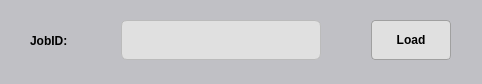
<?xml version="1.0" encoding="UTF-8"?>
<ui version="4.0">
 <class>Dialog</class>
 <widget class="QDialog" name="Dialog">
  <property name="geometry">
   <rect>
    <x>0</x>
    <y>0</y>
    <width>482</width>
    <height>84</height>
   </rect>
  </property>
  <property name="windowTitle">
   <string>Dialog</string>
  </property>
  <property name="styleSheet">
   <string notr="true">QDialog {
    background-color: #c0c0c5;
    color: #000000; 
    font-family: &quot;Segoe UI&quot;, &quot;Arial&quot;, sans-serif;
    font-size: 11pt;
}

QLabel {
    color: #000000; 
    font-weight: 500;
}

QLineEdit {
    background-color: #e0e0e0; 
    border: 1px solid #bbbbbb; 
    border-radius: 6px;
    padding: 5px 8px;
    color: #000000; 
    selection-background-color: #a0aaff; 
    selection-color: #ffffff;
}

QLineEdit:focus {
    border: 1px solid #4a90e2; 
}

QPushButton {
    background-color: #e0e0e0;  
    color: #000000; 
    border: 1px solid #a0a0a0;  
    border-radius: 4px;
    padding: 5px 10px;
    font-weight: 500;
}

QPushButton:hover {
    background-color: #d6d6d6;  
}

QPushButton:pressed {
    background-color: #c0c0c0;  
}
</string>
  </property>
  <widget class="QWidget" name="layoutWidget">
   <property name="geometry">
    <rect>
     <x>0</x>
     <y>0</y>
     <width>481</width>
     <height>81</height>
    </rect>
   </property>
   <layout class="QHBoxLayout" name="horizontalLayout_2">
    <property name="spacing">
     <number>10</number>
    </property>
    <property name="leftMargin">
     <number>30</number>
    </property>
    <property name="topMargin">
     <number>15</number>
    </property>
    <property name="rightMargin">
     <number>30</number>
    </property>
    <property name="bottomMargin">
     <number>15</number>
    </property>
    <item>
     <widget class="QLabel" name="label">
      <property name="text">
       <string>JobID: </string>
      </property>
     </widget>
    </item>
    <item>
     <spacer name="spacer_2">
      <property name="orientation">
       <enum>Qt::Orientation::Horizontal</enum>
      </property>
      <property name="sizeType">
       <enum>QSizePolicy::Policy::Maximum</enum>
      </property>
      <property name="sizeHint" stdset="0">
       <size>
        <width>40</width>
        <height>20</height>
       </size>
      </property>
     </spacer>
    </item>
    <item>
     <widget class="QLineEdit" name="txtJobID">
      <property name="minimumSize">
       <size>
        <width>100</width>
        <height>40</height>
       </size>
      </property>
     </widget>
    </item>
    <item>
     <spacer name="spacer">
      <property name="orientation">
       <enum>Qt::Orientation::Horizontal</enum>
      </property>
      <property name="sizeType">
       <enum>QSizePolicy::Policy::Maximum</enum>
      </property>
      <property name="sizeHint" stdset="0">
       <size>
        <width>40</width>
        <height>20</height>
       </size>
      </property>
     </spacer>
    </item>
    <item>
     <widget class="QPushButton" name="btnLoad">
      <property name="minimumSize">
       <size>
        <width>80</width>
        <height>40</height>
       </size>
      </property>
      <property name="text">
       <string>Load</string>
      </property>
     </widget>
    </item>
   </layout>
  </widget>
 </widget>
 <resources/>
 <connections/>
</ui>
